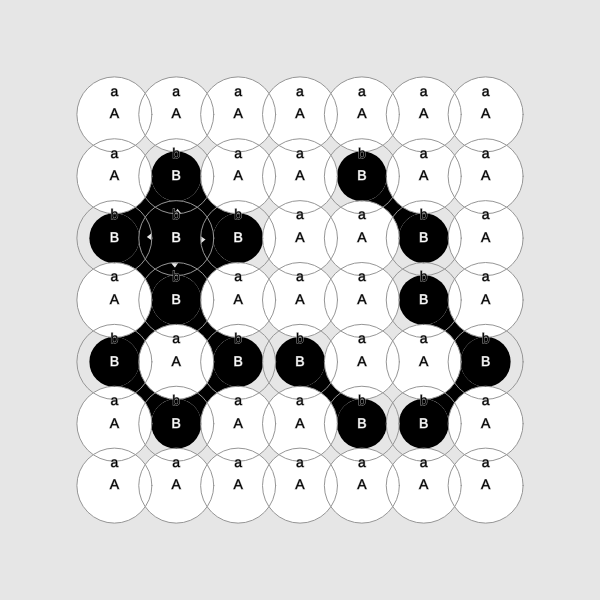
Frame 1 (no input)
Frame 60 (no input): identical to frame 1, image omitted
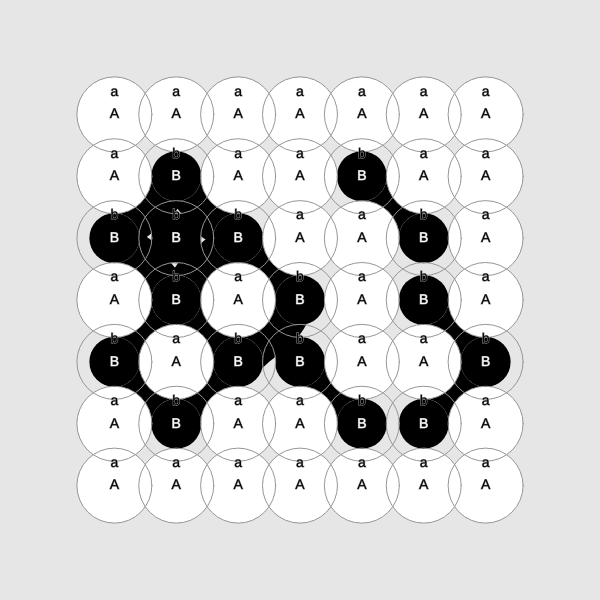
Frame 120 (the mouse pressed at the canvas centre since frame 60)

The p5.js sketch that drew these frames (run headless with seeded random() and noise() and a simulated clock; from frame 60 on, the mouse is pressed at the canvas centre):

// p5.js sketch
// ── sketch.js
// ===============================================
//          sketch.js (Revised Version 2)
// ===============================================
let grid = [];
let canvas;

// Ball properties
const ballRadius = 25;
const offsetRadius = ballRadius * 0.5; // Offset = 12.5
const totalRadius = ballRadius + offsetRadius; // Radius of the larger offset circle = 37.5

// Grid layout
const numCols = 7;
const numRows = 7;

// --- CRITICAL FIX: Adjust spacing ---
// REVISED: Increase spacing to prevent outer circles from overlapping inner circles
// Centers should be separated by: ballRadius + totalRadius + ballRadius
// This ensures outer circles don't overlap with inner circles of adjacent balls
const diagonalDistance = ballRadius * 2 + totalRadius; // 25 + 37.5 + 25 = 87.5
// spacing is the distance between CENTERS (horizontally/vertically)
let spacing; // Declare spacing globally, calculate in setup()

// Colors
const bgColor = [230, 230, 230]; // Light gray background
const activeColor = [0, 0, 0];   // Black for active balls/connections
const inactiveColor = [255, 255, 255]; // White for inactive balls
const lineColor = [150, 150, 150]; // Gray for visualization lines


function setup() {
  canvas = createCanvas(600, 600);
  
  // Calculate spacing in setup where p5.js functions are available
  spacing = diagonalDistance / sqrt(2); // Approx 53.03
  
  console.log(`DEBUG: Ball Radius=${ballRadius}, Offset=${offsetRadius}, Total Radius=${totalRadius}`);
  console.log(`DEBUG: Required Diagonal Distance (Offset Touch): ${diagonalDistance}`);
  console.log(`DEBUG: Calculated Center Spacing: ${spacing}`); // Verify spacing (~53.03)

  // Calculate total grid size for centering
  let totalGridWidth = (numCols - 1) * spacing;
  let totalGridHeight = (numRows - 1) * spacing;
  let startX = (width - totalGridWidth) / 2.0;
  let startY = (height - totalGridHeight) / 2.0;

  grid = []; // Clear grid before setup
  for (let i = 0; i < numCols; i++) { // Columns (x)
    for (let j = 0; j < numRows; j++) { // Rows (y)
      let xPos = startX + i * spacing;
      let yPos = startY + j * spacing;
      grid.push(new Ball(xPos, yPos, ballRadius, i, j));
    }
  }

  // Example Initial State
  setActiveState(1, 1, true);
  setActiveState(0, 2, true);
  setActiveState(1, 2, true);
  setActiveState(2, 2, true);
  setActiveState(1, 3, true);
  setActiveState(0, 4, true);
  setActiveState(2, 4, true);
  setActiveState(1, 5, true);
  setActiveState(5, 3, true);
  setActiveState(6, 4, true);
  setActiveState(5, 5, true);
  setActiveState(4, 1, true);
  setActiveState(5, 2, true);
  setActiveState(3, 4, true);
  setActiveState(4, 5, true);
}

// Helper to set active state based on grid indices
function setActiveState(col, row, isActive) {
    if (col >= 0 && col < numCols && row >= 0 && row < numRows) {
        const index = col * numRows + row; // Calculate flat array index
        if (index < grid.length) {
             grid[index].isActive = isActive;
        }
    }
}


function draw() {
  background(bgColor);

  // 1. Draw Connections between active diagonal neighbors first
  noStroke();
  fill(activeColor);
  drawAllConnections();

  // 2. Draw outer circles (masking circles) for inactive balls
  noStroke();
  fill(inactiveColor);
  for (let ball of grid) {
    if (!ball.isActive) {
      circle(ball.x, ball.y, totalRadius * 2);
    }
  }

  // 3. Draw inner core circles
  for (let ball of grid) {
    fill(ball.isActive ? activeColor : inactiveColor);
    circle(ball.x, ball.y, ball.r * 2);
  }

  // 4. Draw Visualization Lines (outer circle outlines)
  strokeWeight(1);
  stroke(lineColor);
  noFill();
  for (let ball of grid) {
    circle(ball.x, ball.y, totalRadius * 2);
  }

  // 5. Add A/B labels
  textSize(14);
  textAlign(CENTER, CENTER);
  for (let ball of grid) {
    // Inner circle label (uppercase)
    fill(ball.isActive ? 255 : 0);
    text(ball.isActive ? 'B' : 'A', ball.x, ball.y);
    
    // Outer circle label (lowercase)
    fill(0);
    text(ball.isActive ? 'b' : 'a', ball.x, ball.y - totalRadius + 15);
  }
}

// Function to find and draw all necessary connections
function drawAllConnections() {
  const drawnPairs = new Set(); // Keep track of pairs we've already drawn

  for (let i = 0; i < numCols; i++) {
    for (let j = 0; j < numRows; j++) {
      const currentBallIndex = i * numRows + j;
      const currentBall = grid[currentBallIndex];

      if (!currentBall.isActive) continue; // Only check from active balls

      // Define potential neighbors (relative grid coords) - only need to check forward/down
      const neighborsRelative = [
        // { di: 1, dj: 0 },  // Right - Add if you want axial connections later
        // { di: 0, dj: 1 },  // Down - Add if you want axial connections later
        { di: 1, dj: 1 },  // Down-Right (Diagonal)
        { di: 1, dj: -1 } // Up-Right (Diagonal)
      ];

      for (const neighbor of neighborsRelative) {
        const ni = i + neighbor.di;
        const nj = j + neighbor.dj;

        // Check bounds
        if (ni >= 0 && ni < numCols && nj >= 0 && nj < numRows) {
          const neighborBallIndex = ni * numRows + nj;
          const neighborBall = grid[neighborBallIndex];

          if (neighborBall.isActive) {
            // --- Pair Tracking ---
            const key = currentBallIndex < neighborBallIndex
              ? `${currentBallIndex}-${neighborBallIndex}`
              : `${neighborBallIndex}-${currentBallIndex}`;

            if (!drawnPairs.has(key)) {
                // Check if DIAGONAL for the special connection shape
                if (abs(neighbor.di) === 1 && abs(neighbor.dj) === 1) {
                    drawDiagonalConnection(currentBall, neighborBall);
                }
                 drawnPairs.add(key);
            }
          }
        }
      }
    }
  }
}


// --- MATHEMATICALLY PRECISE connector calculation ---
function drawDiagonalConnection(ball1, ball2) {
  const d = dist(ball1.x, ball1.y, ball2.x, ball2.y);
  const dx = (ball2.x - ball1.x) / d;
  const dy = (ball2.y - ball1.y) / d;
  
  const perpX = -dy;
  const perpY = dx;
  
  // Wider arc for fuller connection
  const arcWidth = PI/3;
  const centerAngle1 = atan2(dy, dx);
  const centerAngle2 = atan2(-dy, -dx);
  
  const startAngle1 = centerAngle1 - arcWidth;
  const endAngle1 = centerAngle1 + arcWidth;
  
  const startAngle2 = centerAngle2 - arcWidth;
  const endAngle2 = centerAngle2 + arcWidth;
  
  // Start from inner circle edges
  const p1Start = {
    x: ball1.x + ballRadius * cos(startAngle1),
    y: ball1.y + ballRadius * sin(startAngle1)
  };
  
  const p1End = {
    x: ball1.x + ballRadius * cos(endAngle1),
    y: ball1.y + ballRadius * sin(endAngle1)
  };
  
  const p2Start = {
    x: ball2.x + ballRadius * cos(startAngle2),
    y: ball2.y + ballRadius * sin(startAngle2)
  };
  
  const p2End = {
    x: ball2.x + ballRadius * cos(endAngle2),
    y: ball2.y + ballRadius * sin(endAngle2)
  };
  
  // Control points calculation
  const midX = (ball1.x + ball2.x) / 2;
  const midY = (ball1.y + ball2.y) / 2;
  const perpDist = totalRadius * 0.8;
  
  // Calculate control points relative to midpoint
  const ctrlRight = {
    x: midX + perpX * perpDist,
    y: midY + perpY * perpDist
  };
  
  const ctrlLeft = {
    x: midX - perpX * perpDist,
    y: midY - perpY * perpDist
  };
  
  push();
  fill(activeColor);
  noStroke();

  beginShape();
  
  // Draw first circle arc
  const numSteps = 16;
  for (let i = 0; i <= numSteps; i++) {
    const angle = lerp(startAngle1, endAngle1, i / numSteps);
    vertex(ball1.x + ballRadius * cos(angle), ball1.y + ballRadius * sin(angle));
  }
  
  // Connect to second circle with bezier curves
  bezierVertex(
    p1End.x + dx * perpDist, p1End.y + dy * perpDist,
    ctrlRight.x, ctrlRight.y,
    p2Start.x, p2Start.y
  );
  
  // Draw second circle arc
  for (let i = 0; i <= numSteps; i++) {
    const angle = lerp(startAngle2, endAngle2, i / numSteps);
    vertex(ball2.x + ballRadius * cos(angle), ball2.y + ballRadius * sin(angle));
  }
  
  // Connect back to first circle
  bezierVertex(
    p2End.x - dx * perpDist, p2End.y - dy * perpDist,
    ctrlLeft.x, ctrlLeft.y,
    p1Start.x, p1Start.y
  );

  endShape(CLOSE);
  pop();
}

// Ball class with state and grid indices
class Ball {
  constructor(x, y, r, gridI, gridJ) {
    this.x = x;
    this.y = y;
    this.r = r; // Core radius
    this.isActive = false;
    this.gridI = gridI; // Store column index
    this.gridJ = gridJ; // Store row index
  }

  // Check if a point is inside the core ball
  isHovered(px, py) {
    let d = dist(px, py, this.x, this.y);
    return d < this.r;
  }
}

// --- Mouse Interaction ---
function mousePressed() {
  // Check if click hits any ball core and toggle its state
  for (let i = grid.length - 1; i >= 0; i--) {
    if (grid[i].isHovered(mouseX, mouseY)) {
      grid[i].isActive = !grid[i].isActive;
      console.log(`Toggled ball [${grid[i].gridI}, ${grid[i].gridJ}] to ${grid[i].isActive}`);
      break; // Only toggle the first one hit
    }
  }
}

// ===============================================
//           END OF sketch.js
// ===============================================
